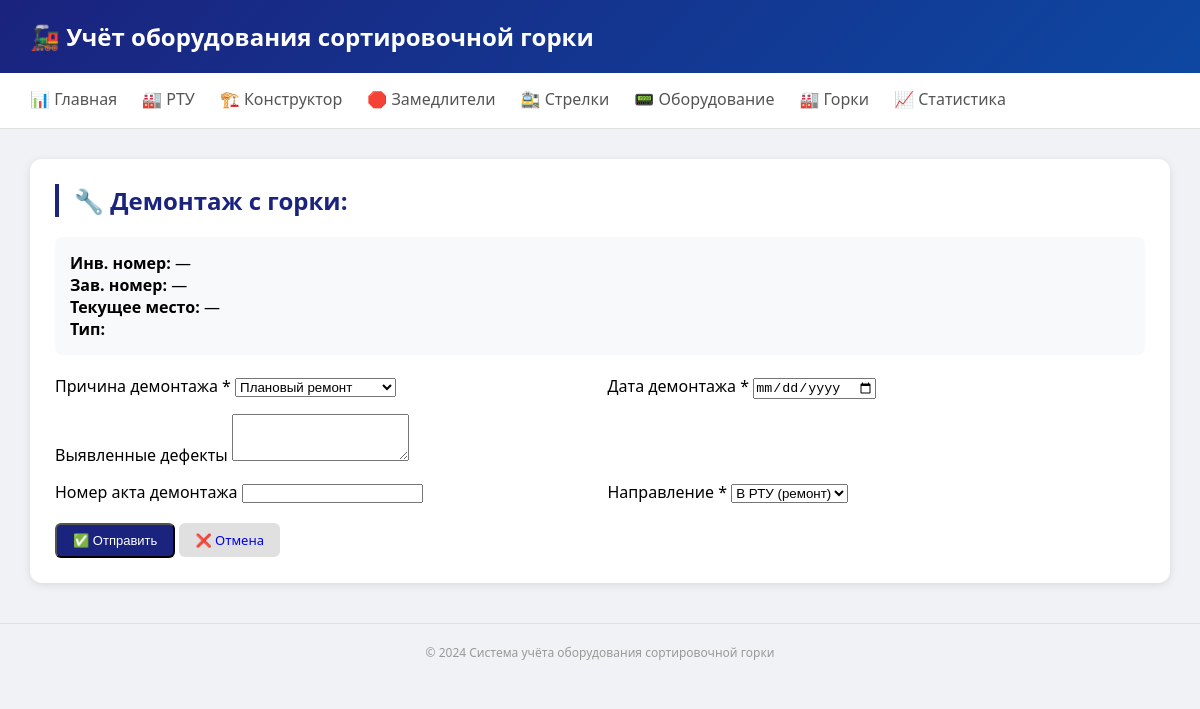
Page /rtu/device/9/dismantle on the earlier database version.
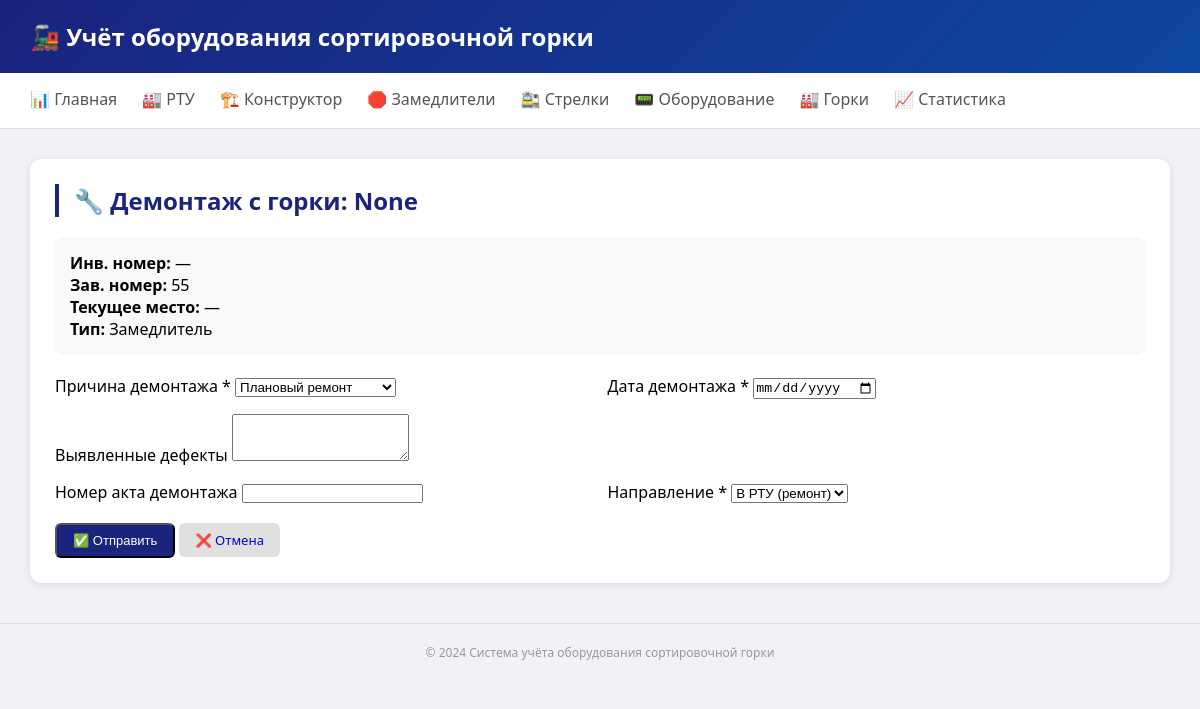
Same page on the later database version.
### tables this page shows
CREATE TABLE devices (
        id INTEGER PRIMARY KEY AUTOINCREMENT,
        equipment_type_id INTEGER NOT NULL,
        park_id INTEGER,
        track_section_id INTEGER,
        brake_position_id INTEGER,
        
        model TEXT,
        inv_number TEXT UNIQUE,
        serial_number TEXT,
        
        location_detail TEXT,
        mount_date DATE,
        
        params TEXT,
        
        manufacture_date DATE,
        install_date DATE,
        last_check_date DATE,
        
        status TEXT DEFAULT 'active',
        notes TEXT, rtu_batch_id INTEGER, manufacturer TEXT, passport_data TEXT, height_mm INTEGER, network_number TEXT, be TEXT DEFAULT "5067", os6_name TEXT, os6_install_year INTEGER, os6_last_repair INTEGER, os6_last_modernization INTEGER,
        
        FOREIGN KEY (equipment_type_id) REFERENCES equipment_types(id),
        FOREIGN KEY (park_id) REFERENCES parks(id),
        FOREIGN KEY (track_section_id) REFERENCES track_sections(id),
        FOREIGN KEY (brake_position_id) REFERENCES brake_positions(id)
    );

CREATE TABLE equipment_types (
        id INTEGER PRIMARY KEY AUTOINCREMENT,
        name TEXT NOT NULL UNIQUE,
        category TEXT,
        icon TEXT,
        has_passport BOOLEAN DEFAULT 1,
        has_serial_number BOOLEAN DEFAULT 1
    );

### routers/rtu.py (the view)
@router.get("/device/{device_id}/dismantle", response_class=HTMLResponse)
async def dismantle_form(request: Request, device_id: int):
    conn = get_db()
    cursor = conn.cursor()
    cursor.execute("""
        SELECT d.*, et.name as type_name, p.name as park_name
        FROM devices d
        JOIN equipment_types et ON d.equipment_type_id = et.id
        LEFT JOIN parks p ON d.park_id = p.id
        WHERE d.id = ?
    """, (device_id,))
    device = cursor.fetchone()
    conn.close()
    return templates.TemplateResponse("rtu_dismantle.html", {
        "request": request,
        "device": device
    })

### templates/rtu_dismantle.html (shortened to what this page needs)
{% extends "base.html" %}
{% block content %}
<div class="card">
    <h2>🔧 Демонтаж с горки: {{ device.model }}</h2>
    <div style="padding: 15px; background: #f8f9fa; border-radius: 8px; margin-bottom: 20px;">
        <div><strong>Инв. номер:</strong> {{ device.inv_number or '—' }}</div>
        <div><strong>Зав. номер:</strong> {{ device.serial_number or '—' }}</div>
        <div><strong>Текущее место:</strong> {{ device.park_name or '—' }}</div>
        <div><strong>Тип:</strong> {{ device.type_name }}</div>
    </div>
    <form method="POST" action="/rtu/device/{{ device.id }}/dismantle">
        <div style="display: grid; grid-template-columns: repeat(2, 1fr); gap: 15px;">
            <div>
                <label>Причина демонтажа *</label>
                <select name="dismantle_reason" class="form-control" required>
                    <option value="planned_repair">Плановый ремонт</option>
                </select>
            </div>
            <div>
                <label>Дата демонтажа *</label>
                <input type="date" name="dismantle_date" class="form-control" required>
            </div>
            <div style="grid-column: span 2;">
                <label>Выявленные дефекты</label>
                <textarea name="defects" rows="3" class="form-control"></textarea>
            </div>
            <div>
                <label>Номер акта демонтажа</label>
                <input type="text" name="act_number" class="form-control">
            </div>
            <div>
                <label>Направление *</label>
                <select name="destination" class="form-control" required>
                    <option value="rtu">В РТУ (ремонт)</option>
                </select>
            </div>
        </div>
        <div style="margin-top: 20px;">
            <button type="submit" class="btn btn-primary">✅ Отправить</button>
            <a href="/devices/{{ device.id }}" class="btn" style="background:#e0e0e0;">❌ Отмена</a>
        </div>
    </form>
</div>
{% endblock %}

Differences in the rows shown:
added devices: serial_number "55"
now on this page (row unchanged): equipment_types: type_name "Замедлитель"
Other differences:
{{ device.model }}: (not shown) → "None"
{{ device.serial_number or '—' }}: "—" → (not shown)
